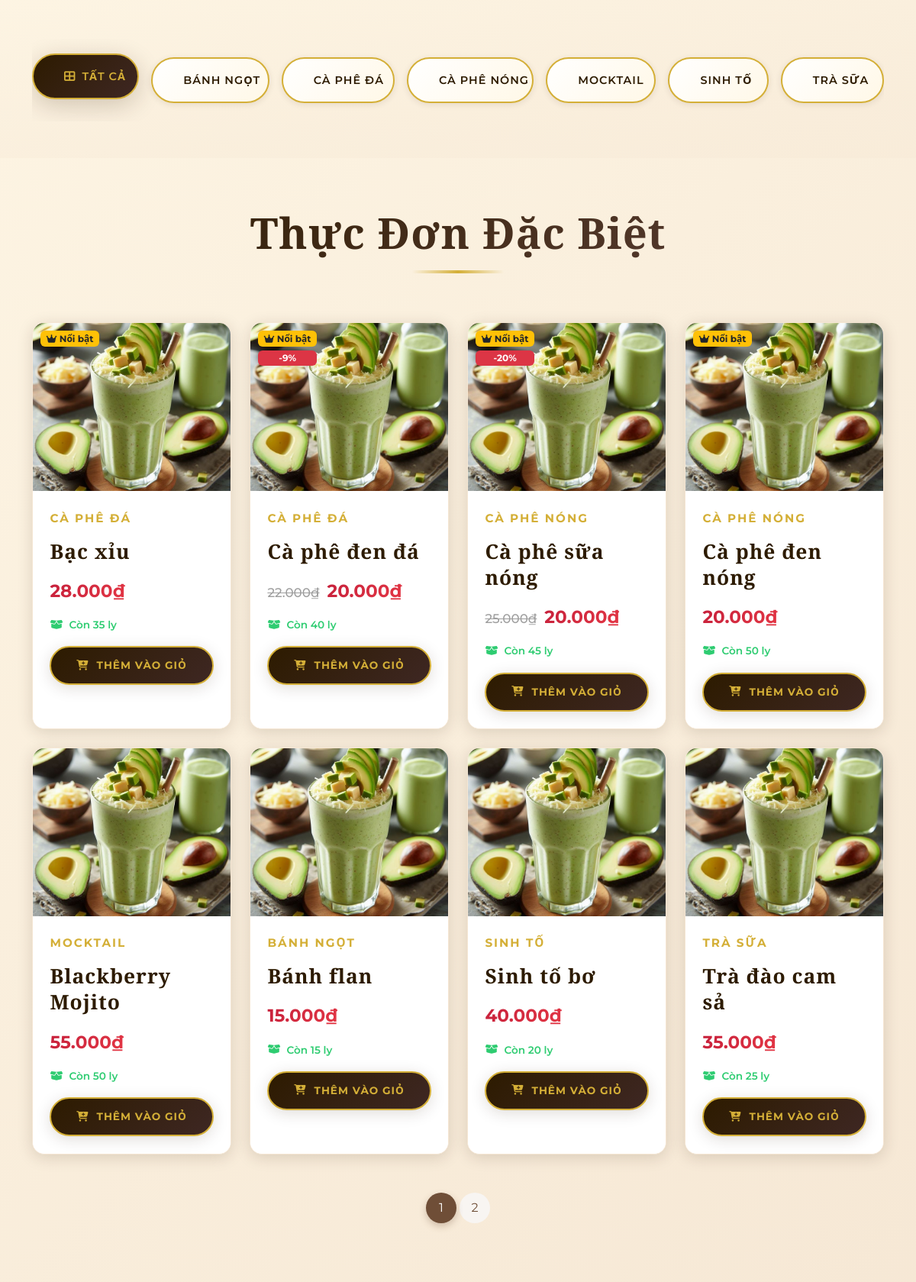
Before: /customer/index.php (middle part) with the older database file.
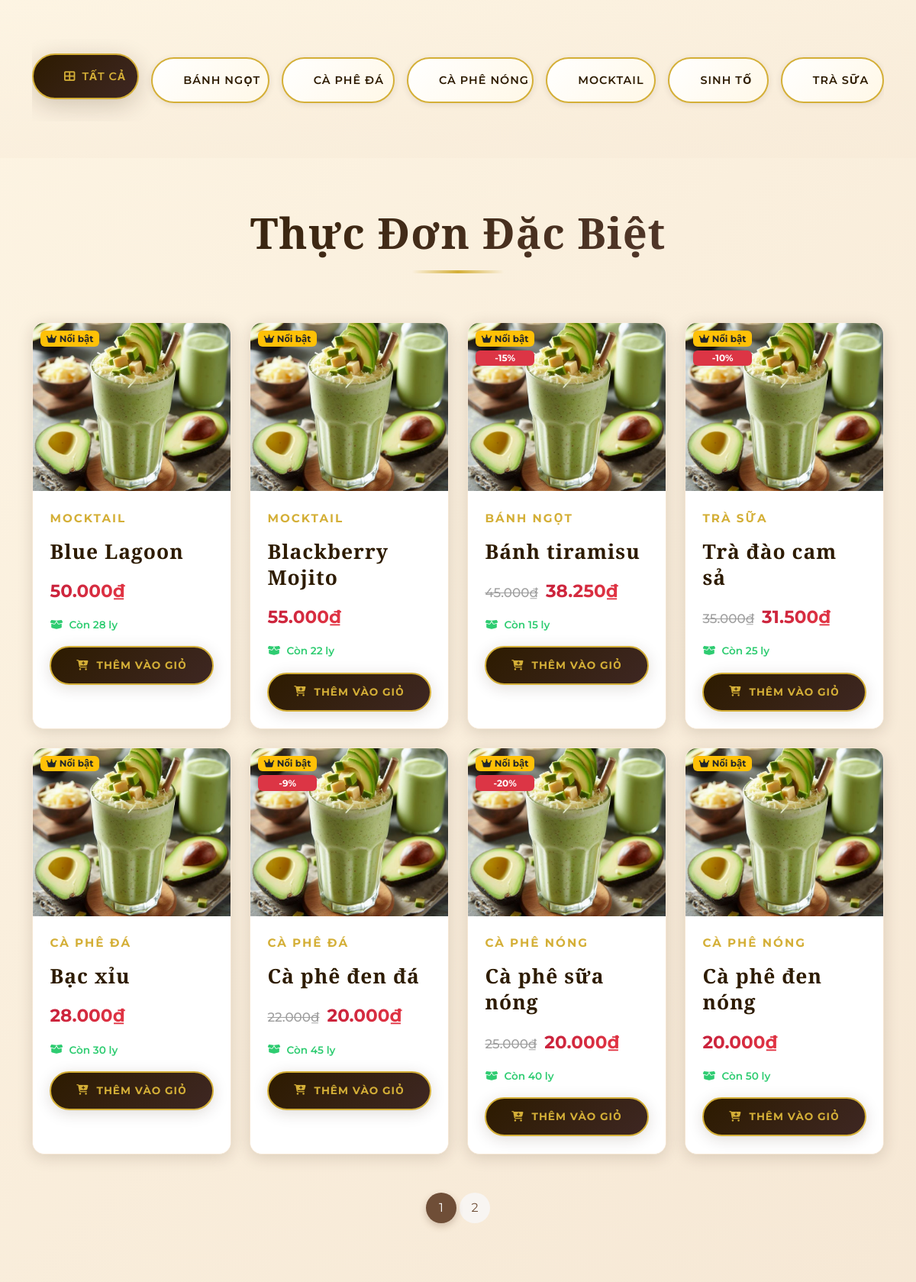
After: the same page with the newer database file.
### tables this page shows
CREATE TABLE categories (
    id INT PRIMARY KEY AUTO_INCREMENT,
    name VARCHAR(100) NOT NULL,
    description TEXT,
    created_at TIMESTAMP DEFAULT CURRENT_TIMESTAMP
);

CREATE TABLE products (
    id INT PRIMARY KEY AUTO_INCREMENT,   
    category_id INT,
    name VARCHAR(200) NOT NULL,
    description TEXT,
    ingredients TEXT,
    calories INT,
    price DECIMAL(10,2) NOT NULL,
    discount_type ENUM('none', 'percentage', 'fixed') DEFAULT 'none',
    discount_value DECIMAL(10,2) DEFAULT 0,
    sale_price DECIMAL(10,2) NULL,
    discount_start_date DATETIME NULL,
    discount_end_date DATETIME NULL,
    is_featured TINYINT(1) DEFAULT 0,
    ai_metadata TEXT,
    image VARCHAR(255),
    status ENUM('active', 'inactive') DEFAULT 'active',
    created_at TIMESTAMP DEFAULT CURRENT_TIMESTAMP,
    updated_at TIMESTAMP DEFAULT CURRENT_TIMESTAMP ON UPDATE CURRENT_TIMESTAMP,
    
    FOREIGN KEY (category_id) REFERENCES categories(id) ON DELETE SET NULL,
    INDEX idx_is_featured (is_featured),
    INDEX idx_discount_dates (discount_start_date, discount_end_date)
);

### customer/index.php (the view, shortened to what this page needs)
<?php
require_once '../config/init.php';
$limit = 8;
$page = isset($_GET['page']) ? (int)$_GET['page'] : 1;
$offset = ($page - 1) * $limit;
$category_filter = isset($_GET['category']) ? $_GET['category'] : '';
$count_sql = "SELECT COUNT(*) FROM products WHERE status = 'active'";
$count_stmt = $pdo->prepare($count_sql);
$count_stmt->execute();
$total_products = $count_stmt->fetchColumn();
$total_pages = ceil($total_products / $limit);
$sql = "SELECT p.*, c.name as category_name, i.quantity as stock,
        COUNT(DISTINCT pr.id) as review_count,
        ROUND(AVG(pr.rating), 1) as avg_rating
        FROM products p
        LEFT JOIN categories c ON p.category_id = c.id
        LEFT JOIN inventory i ON p.id = i.product_id
        LEFT JOIN product_reviews pr ON p.id = pr.product_id AND pr.status = 'approved'
        WHERE p.status = 'active'";
$sql .= " GROUP BY p.id, c.name, i.quantity
          ORDER BY p.is_featured DESC, p.id DESC
          LIMIT $limit OFFSET $offset";
$stmt = $pdo->prepare($sql);
$stmt->execute();
$products = $stmt->fetchAll(PDO::FETCH_ASSOC);
$categories = $pdo->query("SELECT * FROM categories ORDER BY name")->fetchAll();
?>
<!DOCTYPE html>
<html lang="vi">
<head>
    <link href="https://cdn.jsdelivr.net/npm/bootstrap@5.3.0/dist/css/bootstrap.min.css" rel="stylesheet">
    <link href="https://cdnjs.cloudflare.com/ajax/libs/font-awesome/6.4.0/css/all.min.css" rel="stylesheet">
    <link rel="stylesheet" href="../assets/css/index.css">
    <link rel="stylesheet" href="../assets/css/ai_components.css">
</head>
<body>
    <?php include '../templates/navbar.php'; ?>
    <section class="categories-premium">
        <div class="container">
            <div class="category-scroll">
                <a href="javascript:void(0)" data-category-id=""
                    class="category-item-premium <?php echo empty($category_filter) ? 'active' : ''; ?>"
                    onclick="handleCategoryClick(this)">
                    <i class="fas fa-th-large me-2"></i>Tất cả
                </a>
                <?php foreach ($categories as $cat): ?>
                    <a href="javascript:void(0)" data-category-id="<?php echo $cat['id']; ?>"
                        class="category-item-premium <?php echo $category_filter == $cat['id'] ? 'active' : ''; ?>"
                        onclick="handleCategoryClick(this)">
                        <?php echo htmlspecialchars($cat['name']); ?>
                    </a>
                <?php endforeach; ?>
            </div>
        </div>
    </section>
    <section class="products-premium">
        <div class="container">
            <div class="section-title-premium">
                <h2>Thực Đơn Đặc Biệt</h2>
            </div>
            <div id="productListing">
                <?php if (count($products) > 0): ?>
                    <div class="row g-4">
                        <?php foreach ($products as $product):
                            $now = time();
                            $startDate = $product['discount_start_date'] ? strtotime($product['discount_start_date']) : 0;
                            $endDate = $product['discount_end_date'] ? strtotime($product['discount_end_date']) : 2147483647;
                            $isPromoActive = ($product['discount_type'] !== 'none' && $now >= $startDate && $now <= $endDate);
                            $showDiscount = ($isPromoActive && !empty($product['sale_price']) && $product['sale_price'] < $product['price']);
                            $finalPrice = $showDiscount ? $product['sale_price'] : $product['price'];
                            $isFeatured = ($product['is_featured'] == 1);
                            $image = str_replace(['uploads/', '/uploads/'], '', $product['image'] ?? '');
                            $webImagePath = (empty($image) || !file_exists(__DIR__ . "/../admin/uploads/" . $image))
                                            ? "../admin/uploads/no-image.jpg"
                                            : "../admin/uploads/" . $image;
                            ?>
                            <div class="col-lg-3 col-md-4 col-sm-6">
                                <div class="product-card-premium" onclick="showProductDetail(<?= $product['id']; ?>)">
                                    <div class="product-badges" style="position: absolute; top: 10px; left: 10px; z-index: 5; display:flex; flex-direction:column; gap:5px;">
                                        <?php if ($isFeatured): ?>
                                            <span class="badge bg-warning text-dark shadow-sm"><i class="fas fa-crown"></i> Nổi bật</span>
                                        <?php endif; ?>
                                        <?php if ($showDiscount): ?>
                                            <span class="badge bg-danger shadow-sm">
                                                -<?= round((1 - ($product['sale_price'] / $product['price'])) * 100) ?>%
                                            </span>
                                        <?php endif; ?>
                                    </div>
                                    <div class="product-image-premium">
                                        <img src="<?= htmlspecialchars($webImagePath); ?>" alt="<?= htmlspecialchars($product['name']); ?>">
                                    </div>
                                    <div class="product-body-premium">
                                        <div class="product-category-premium"><?= htmlspecialchars($product['category_name']); ?></div>
                                        <h3 class="product-title-premium"><?= htmlspecialchars($product['name']); ?></h3>
                                        <div class="product-price-premium">
                                            <?php if ($showDiscount): ?>
                                                <span class="price-old"><?= number_format($product['price'], 0, ',', '.') ?>₫</span>
                                                <span class="price-new"><?= number_format($product['sale_price'], 0, ',', '.') ?>₫</span>
                                            <?php else: ?>
                                                <span class="price-new"><?= number_format($product['price'], 0, ',', '.') ?>₫</span>
                                            <?php endif; ?>
                                        </div>
                                        <div class="product-stock-premium <?= $product['stock'] <= 10 ? 'low' : ''; ?>">
                                            <i class="fas fa-box-open"></i> <span>Còn <?= $product['stock']; ?> ly</span>
                                        </div>
                                        <button class="btn-add-cart-premium"
                                            onclick="addToCart(<?= $product['id']; ?>, '<?= addslashes($product['name']); ?>', <?= $finalPrice; ?>, <?= $product['stock']; ?>); event.stopPropagation();"
                                            <?= $product['stock'] <= 0 ? 'disabled' : '' ?>>
                                            <i class="fas <?= $product['stock'] > 0 ? 'fa-cart-plus' : 'fa-times-circle' ?>"></i>
                                            <?= $product['stock'] > 0 ? 'Thêm vào giỏ' : 'Hết hàng' ?>
                                        </button>
                                    </div>
                                </div>
                            </div>
                        <?php endforeach; ?>
                    </div>
                    <?php if ($total_pages > 1): ?>
                    <div class="pagination-container">
                        <nav>
                            <ul class="pagination pagination-premium">
                                <?php for ($i = 1; $i <= $total_pages; $i++): ?>
                                    <li class="page-item <?= ($i == $page) ? 'active' : '' ?>">
                                        <a class="page-link" href="javascript:void(0)" onclick="changePage(<?= $i ?>)">
                                            <?= $i ?>
                                        </a>
                                    </li>
                                <?php endfor; ?>
                            </ul>
                        </nav>
                    </div>
                    <?php endif; ?>
                <?php endif; ?>
            </div>
        </div>
    </section>
    <?php include '../templates/footer.php'; ?>
    <?php include 'chatbot_widget.php'; ?>
</body>
</html>

### templates/navbar.php (shortened to what this page needs)
<link rel="stylesheet" href="../assets/css/navbar.css">

### templates/footer.php (shortened to what this page needs)
<link rel="stylesheet" href="../assets/css/footer.css">

### customer/chatbot_widget.php (shortened to what this page needs)
<link rel="stylesheet" href="../assets/css/ai_components.css">

### customer/index.php (style rules this page uses)
.pagination-container { margin-top: 50px; display: flex; justify-content: center; }
.pagination-premium .page-link { border: none; background: #f8f5f2; color: #6f4e37; margin: 0 5px; border-radius: 50% !important; width: 40px; height: 40px; display: flex; align-items: center; justify-content: center; transition: all 0.3s; cursor: pointer; }
.pagination-premium .page-item.active .page-link { background: #6f4e37; color: white; box-shadow: 0 4px 10px rgba(111, 78, 55, 0.3); }

Changed rows visible on the page:
no longer on this page (row edited): products: category.name "MOCKTAIL", name "Blackberry Mojito", price "55.000", stock "50"
no longer on this page (row edited): products: category.name "BÁNH NGỌT", name "Bánh flan", price "15.000", stock "15"
no longer on this page (row edited): products: category.name "SINH TỐ", name "Sinh tố bơ", price "40.000", stock "20"
added products: is_featured 1 (drawn), category.name "MOCKTAIL", name "Blue Lagoon", price "50.000", stock "28"
added products: is_featured 1 (drawn), category.name "MOCKTAIL", name "Blackberry Mojito", price "55.000", stock "22"
added products: is_featured 1 (drawn), (1 - ($product['sale_price'] / $product['price'])) * 100 "15", category.name "BÁNH NGỌT", name "Bánh tiramisu", price "45.000", sale_price "38.250", stock "15"
changed products "Trà đào cam sả": is_featured 0 → 1 (drawn); discount_type "none" → "percentage" (drawn); (1 - ($product['sale_price'] / $product['price'])) * 100 (not shown) → "10"; sale_price (not shown) → "31.500"; moves up the list
changed products "Bạc xỉu": stock "35" → "30"
changed products "Cà phê đen đá": stock "40" → "45"
changed products "Cà phê sữa nóng": stock "45" → "40"
